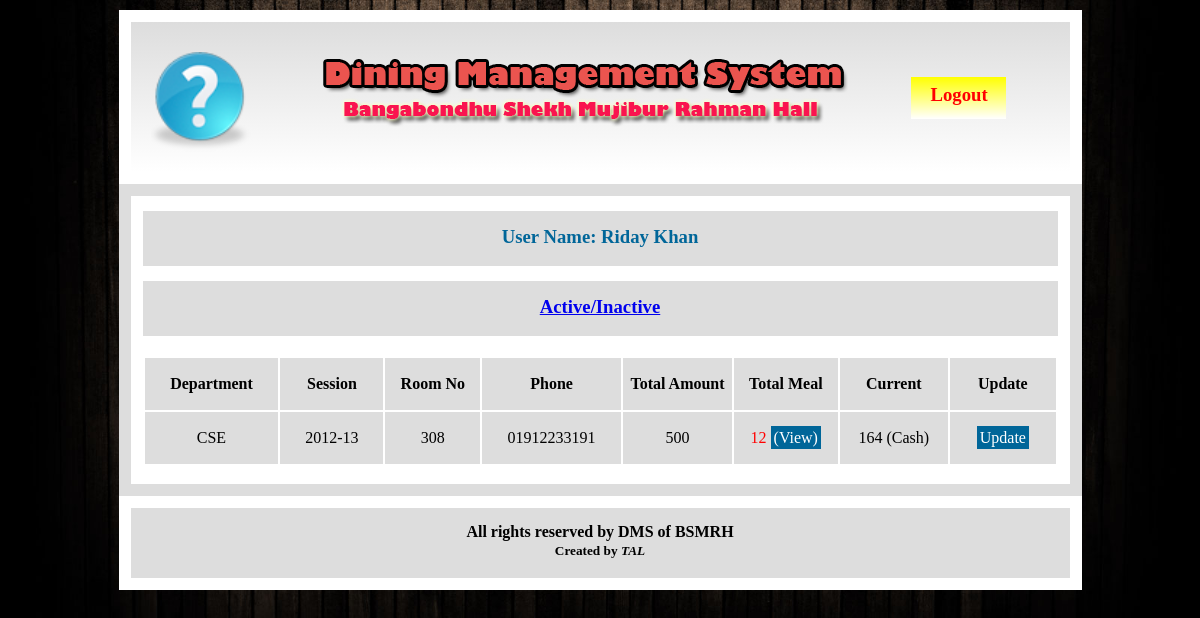
Page /user/user-home.php (signed in) on the committed database.
### tables this page shows
CREATE TABLE IF NOT EXISTS `member` (
  `id` int(11) NOT NULL AUTO_INCREMENT,
  `room_no` varchar(200) NOT NULL,
  `nick_name` varchar(200) NOT NULL,
  `user_name` varchar(200) NOT NULL,
  `email` varchar(200) NOT NULL,
  `phone` varchar(200) NOT NULL,
  `department` varchar(200) NOT NULL,
  `session` varchar(200) NOT NULL,
  `password` varchar(200) NOT NULL,
  `picture` varchar(200) NOT NULL,
  PRIMARY KEY (`id`)
);

### user/user-home.php (the view, shortened to what this page needs)
<!DOCTYPE html>
<html>
<head>
<link rel='stylesheet' type='text/css' href='user.css' />
</head>
	<body>
	<section id='wrapper'>
		<section id='header'>
		     <div class='logo'>
				<img src='../images/Logo.png'/>
			 </div>
				 <div class='heading'>
					<a href='user-home.php'><img src='../images/heading.png'/></a>
				 </div>
		     <div class='address'>
				<h3><a href='logout.php'>Logout</a></h3>
			 </div>
	    </section>
	    <section id='content'>
		<h3 style='width:915px;height:40px;background:#ddd;color:#006699;margin:0 auto;margin-top:15px;text-align:center;padding-top:15px;'>User Name: <?php echo $_SESSION['user']; ?></h3>
		<h3 style='width:915px;height:40px;background:#ddd;color:#006699;margin:0 auto;margin-top:15px;text-align:center;padding-top:15px;'><a href='on_off.php'>Active/Inactive</a></h3>
		 <table>
		 <tr>
		  <th>Department</th>
		  <th>Session</th>
		  <th>Room No</th>
		  <th>Phone</th>
		  <th>Total Amount</th>
		  <th>Total Meal</th>
		  <th>Current</th>
		  <th>Update</th>
		 </tr>
			<?php
			   $query=mysql_query("select * from member where user_name='$_SESSION[user]'");
			   while($data=mysql_fetch_array($query))
			   {
			    $user_name=$data['user_name'];
			    $department=$data['department'];
			    $session=$data['session'];
			    $room_no=$data['room_no'];
			    $phone=$data['phone'];
				$money=mysql_query("select * from money where user_name='$_SESSION[user]'");
				$total_amount=0;
				while($mn=mysql_fetch_array($money))
				{
				$taka=$mn['taka'];
				$total_amount=$total_amount+$taka;
				}
				$cost=mysql_query("select * from cost");
				$total_cost=0;
				while($cs=mysql_fetch_array($cost))
				{
				$amount=$cs['amount'];
				$total_cost=$total_cost+$amount;
				}
				$qr=mysql_query("select * from meal where user_name='$user_name'");
				$total_meal=0;
				while($collect=mysql_fetch_array($qr))
				{
				    $meal_1=$collect['meal_1'];
					$meal_2=$collect['meal_2'];
					$meal_3=$collect['meal_3'];
					$total_meal=$total_meal+$meal_1+$meal_2+$meal_3;
				}
			$new=mysql_query("select * from meal");
			$t_meal=0;
			while($tm=mysql_fetch_array($new))
			{
			   $t_meal=$t_meal+$tm['meal_1']+$tm['meal_2']+$tm['meal_3'];
			}
				$meal_rate=$total_cost/$t_meal;
			    $pay=$total_amount-($total_meal*$meal_rate);
				echo "<tr style='text-align:center;'>";
					echo "<td>".$department."</td>";
					echo "<td>".$session."</td>";
					echo "<td>".$room_no."</td>";
					echo "<td>".$phone."</td>";
					echo "<td>".$total_amount."</td>";
					echo "<td style='color:red;'>".$total_meal."  ".'<a href="meal_view.php?user_name='.$data['user_name'].'" style="text-decoration:none;background:#006699;color:white;padding:3px 3px;">'."(View)".'</a>'."</td>";
					if($pay>0)
					{
					echo "<td>".$pay." "."(Cash)"."</td>";
					}
					else
					{
					echo "<td>".$pay." "."(Due)"."</td>";
					}
					echo "<td style='color:red;'>".'<a href="update.php?id='.$data['id'].'" style="text-decoration:none;background:#006699;color:white;padding:3px 3px;">'."Update".'</a>'."</td>";
				echo "</tr>";
			   }
			?>
		</table>
			<br>
		</section>
		<section id='footer'>
		  <h4>All rights reserved by DMS of BSMRH</h4>
		  <h5>Created by <em>TAL</em></h5>
		</section>
    </section>
	</body>
</html>

### user/user.css (style rules this page uses)
* { margin:0 auto; }
body { width:100%; height:auto; background:url('../images/b7.jpg') no-repeat; background-size:cover; }
#wrapper { width:963px; height:auto; margin:0 auto; background:white; }
#header { width:939px; height:150px; margin:0 auto; background:linear-gradient(#ddd,white); background-size:cover; border:12px solid white; margin-top:10px; }
.logo { float:left; width:170px; height:150px; }
.logo img { float:left; width:100px; height:100px; margin-top:30px; margin-left:20px; background-size:cover; }
.heading { float:left; width:570px; height:150px; }
.address { float:left; width:199px; height:150px; color:white; }
.address h3 { width:75px; height:35px; margin-top:55px; margin-left:40px; padding-left:20px; padding-top:7px; background:linear-gradient(yellow,white); }
.address a { text-decoration:none; color:red; }
#content { width:939px; height:auto; margin:0 auto; background:; border:12px solid #ddd; margin-top:0px; }
#content table { width:915px; margin:0 auto; margin-top:20px; }
#content table th { width:915px; background:#ddd; height:50px; }
#content table td { width:915px; background:#ddd; height:50px; text-align:center; }
#footer { width:939px; height:70px; margin:0 auto; margin-top:0px; background:#ddd; background-size:cover; border:12px solid white; margin-bottom:10px; }
#footer h4 { text-align:center; padding-top:15px; }
#footer h5 { text-align:center; line-height:20px; }

### rows in the picture
member: department "CSE", session "2012-13", room_no "308", phone "01912233191", total_amount "500", total_meal "12", pay "164"

### other values in the picture
$_SESSION['user'] "Riday Khan"
